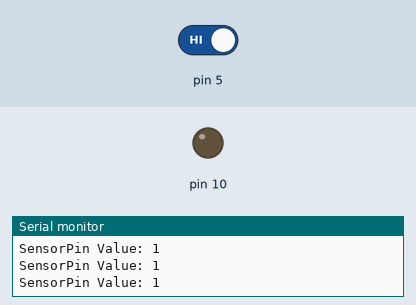
Recording of a sketch running on a simulated Arduino Uno, built with avr-gcc and run on an emulated ATmega328P. On the bench: output pins drawn as LEDs (lit = HIGH), the last lines printed to the serial monitor. The inputs (shaded band) are chosen by the test bench; at power-on: pin 5 HIGH.

Above: at 1.2 s.
1.3 s: pin 5 driven LOW
At 1.9 s:
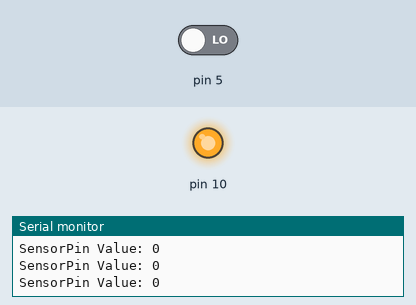
2.9 s: pin 5 driven HIGH
At 4.5 s:
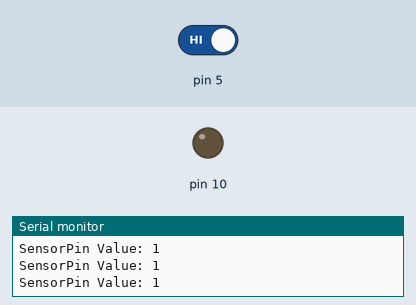
Timing chart, 0 to 6.0 s (numbered marks = the images above; inputs shaded):
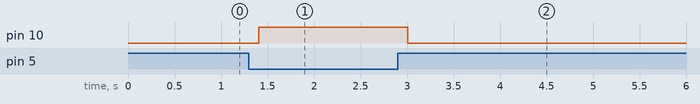

Measured:
- after the input at 1.3 s, pin 10: LOW → HIGH after 0.10 s
- after the input at 2.9 s, pin 10: HIGH → LOW after 0.11 s

The sketch:

sketch_oct11a.ino
```cpp
void setup() {
  pinMode(10,OUTPUT);
  pinMode(5,INPUT);
  Serial.begin(9600);

}

void loop() {
  int SensorValue = digitalRead(5);
  Serial.print("SensorPin Value: ");
  Serial.println(SensorValue);
  delay(100);
  if(SensorValue==LOW){//LOW MEANS Object Detected
    digitalWrite(10,HIGH);
  }
  else
  {digitalWrite(10,LOW);
  }
}
```
